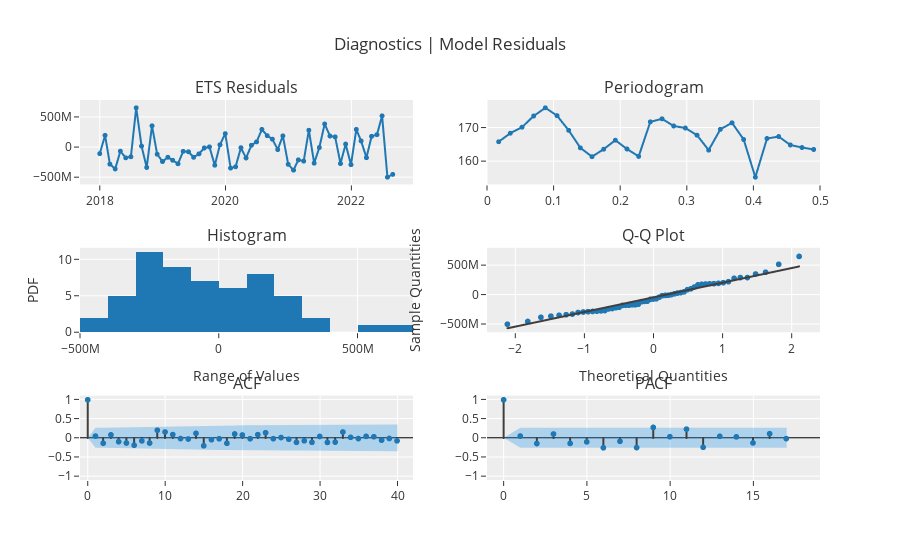

This figure's notebook cell:
### Code cell
plot_model(best, plot = 'diagnostics')

### Figure 1 — Plotly figure (JSON) as saved in the notebook; plotly's stock layout.template omitted (floating-point values rounded to 4 significant figures)
{"data": [{"line": {"color": "rgb(31, 119, 180)", "width": 2}, "marker": {"color": "rgb(31, 119, 180)", "size": 5}, "mode": "lines+markers", "name": "ETS", "showlegend": false, "type": "scattergl", "x": ["2018-01-01T00:00:00", "2018-02-01T00:00:00", "2018-03-01T00:00:00", "2018-04-01T00:00:00", "2018-05-01T00:00:00", "2018-06-01T00:00:00", "2018-07-01T00:00:00", "2018-08-01T00:00:00", "2018-09-01T00:00:00", "2018-10-01T00:00:00", "2018-11-01T00:00:00", "2018-12-01T00:00:00", "2019-01-01T00:00:00", "2019-02-01T00:00:00", "2019-03-01T00:00:00", "2019-04-01T00:00:00", "2019-05-01T00:00:00", "2019-06-01T00:00:00", "2019-07-01T00:00:00", "2019-08-01T00:00:00", "2019-09-01T00:00:00", "2019-10-01T00:00:00", "2019-11-01T00:00:00", "2019-12-01T00:00:00", "2020-01-01T00:00:00", "2020-02-01T00:00:00", "2020-03-01T00:00:00", "2020-04-01T00:00:00", "2020-05-01T00:00:00", "2020-06-01T00:00:00", "2020-07-01T00:00:00", "2020-08-01T00:00:00", "2020-09-01T00:00:00", "2020-10-01T00:00:00", "2020-11-01T00:00:00", "2020-12-01T00:00:00", "2021-01-01T00:00:00", "2021-02-01T00:00:00", "2021-03-01T00:00:00", "2021-04-01T00:00:00", "2021-05-01T00:00:00", "2021-06-01T00:00:00", "2021-07-01T00:00:00", "2021-08-01T00:00:00", "2021-09-01T00:00:00", "2021-10-01T00:00:00", "2021-11-01T00:00:00", "2021-12-01T00:00:00", "2022-01-01T00:00:00", "2022-02-01T00:00:00", "2022-03-01T00:00:00", "2022-04-01T00:00:00", "2022-05-01T00:00:00", "2022-06-01T00:00:00", "2022-07-01T00:00:00", "2022-08-01T00:00:00", "2022-09-01T00:00:00"], "xaxis": "x", "y": [-105200000.0, 199200000.0, -280200000.0, -360300000.0, -63730000.0, -175000000.0, -157700000.0, 659300000.0, 20750000.0, -335400000.0, 358800000.0, -115700000.0, -237200000.0, -166300000.0, -215600000.0, -274500000.0, -67470000.0, -74100000.0, -166700000.0, -108500000.0, -10720000.0, 7006000.0, -298400000.0, 42510000.0, 228100000.0, -346100000.0, -324400000.0, -6205000.0, -177500000.0, 34550000.0, 91210000.0, 298400000.0, 194400000.0, 135800000.0, -37160000.0, 191100000.0, -283700000.0, -380400000.0, -209400000.0, -229700000.0, 285200000.0, -264600000.0, -3649000.0, 389300000.0, 188200000.0, 173800000.0, -270900000.0, 53990000.0, -289500000.0, 298400000.0, 105900000.0, -173300000.0, 183400000.0, 210800000.0, 524900000.0, -498200000.0, -451200000.0], "yaxis": "y"}, {"hoverinfo": "text", "hovertext": ["Freq: 0.0175<br>Ampl: 165.8636<br>Time period: 57.0", "Freq: 0.0351<br>Ampl: 168.4153<br>Time period: 28.5", "Freq: 0.0526<br>Ampl: 170.2188<br>Time period: 19.0", "Freq: 0.0702<br>Ampl: 173.5682<br>Time period: 14.25", "Freq: 0.0877<br>Ampl: 176.0216<br>Time period: 11.4", "Freq: 0.1053<br>Ampl: 173.6825<br>Time period: 9.5", "Freq: 0.1228<br>Ampl: 169.2825<br>Time period: 8.1429", "Freq: 0.1404<br>Ampl: 164.0338<br>Time period: 7.125", "Freq: 0.1579<br>Ampl: 161.3961<br>Time period: 6.3333", "Freq: 0.1754<br>Ampl: 163.6239<br>Time period: 5.7", "Freq: 0.193<br>Ampl: 166.3221<br>Time period: 5.1818", "Freq: 0.2105<br>Ampl: 163.6845<br>Time period: 4.75", "Freq: 0.2281<br>Ampl: 161.4806<br>Time period: 4.3846", "Freq: 0.2456<br>Ampl: 171.822<br>Time period: 4.0714", "Freq: 0.2632<br>Ampl: 172.7288<br>Time period: 3.8", "Freq: 0.2807<br>Ampl: 170.5845<br>Time period: 3.5625", "Freq: 0.2982<br>Ampl: 169.9742<br>Time period: 3.3529", "Freq: 0.3158<br>Ampl: 167.8252<br>Time period: 3.1667", "Freq: 0.3333<br>Ampl: 163.3532<br>Time period: 3.0", "Freq: 0.3509<br>Ampl: 169.5713<br>Time period: 2.85", "Freq: 0.3684<br>Ampl: 171.5286<br>Time period: 2.7143", "Freq: 0.386<br>Ampl: 166.5278<br>Time period: 2.5909", "Freq: 0.4035<br>Ampl: 155.2484<br>Time period: 2.4783", "Freq: 0.4211<br>Ampl: 166.8305<br>Time period: 2.375", "Freq: 0.4386<br>Ampl: 167.4088<br>Time period: 2.28", "Freq: 0.4561<br>Ampl: 164.8998<br>Time period: 2.1923", "Freq: 0.4737<br>Ampl: 164.1309<br>Time period: 2.1111", "Freq: 0.4912<br>Ampl: 163.5501<br>Time period: 2.0357"], "line": {"color": "#1f77b4", "width": 2}, "marker": {"size": 5}, "mode": "lines+markers", "name": "ETS", "showlegend": false, "type": "scattergl", "x": [0.01754, 0.03509, 0.05263, 0.07018, 0.08772, 0.1053, 0.1228, 0.1404, 0.1579, 0.1754, 0.193, 0.2105, 0.2281, 0.2456, 0.2632, 0.2807, 0.2982, 0.3158, 0.3333, 0.3509, 0.3684, 0.386, 0.4035, 0.4211, 0.4386, 0.4561, 0.4737, 0.4912], "xaxis": "x2", "y": [165.9, 168.4, 170.2, 173.6, 176.0, 173.7, 169.3, 164.0, 161.4, 163.6, 166.3, 163.7, 161.5, 171.8, 172.7, 170.6, 170.0, 167.8, 163.4, 169.6, 171.5, 166.5, 155.2, 166.8, 167.4, 164.9, 164.1, 163.6], "yaxis": "y2"}, {"alignmentgroup": "True", "bingroup": "x", "hovertemplate": "variable=ETS<br>value=%{x}<br>count=%{y}<extra></extra>", "legendgroup": "ETS", "marker": {"color": "#1f77b4", "pattern": {"shape": ""}}, "name": "ETS", "offsetgroup": "ETS", "orientation": "v", "showlegend": false, "type": "histogram", "x": [-105200000.0, 199200000.0, -280200000.0, -360300000.0, -63730000.0, -175000000.0, -157700000.0, 659300000.0, 20750000.0, -335400000.0, 358800000.0, -115700000.0, -237200000.0, -166300000.0, -215600000.0, -274500000.0, -67470000.0, -74100000.0, -166700000.0, -108500000.0, -10720000.0, 7006000.0, -298400000.0, 42510000.0, 228100000.0, -346100000.0, -324400000.0, -6205000.0, -177500000.0, 34550000.0, 91210000.0, 298400000.0, 194400000.0, 135800000.0, -37160000.0, 191100000.0, -283700000.0, -380400000.0, -209400000.0, -229700000.0, 285200000.0, -264600000.0, -3649000.0, 389300000.0, 188200000.0, 173800000.0, -270900000.0, 53990000.0, -289500000.0, 298400000.0, 105900000.0, -173300000.0, 183400000.0, 210800000.0, 524900000.0, -498200000.0, -451200000.0], "xaxis": "x3", "yaxis": "y3"}, {"marker": {"color": "#1f77b4"}, "mode": "markers", "name": "ETS", "showlegend": false, "type": "scattergl", "x": [-2.114, -1.819, -1.628, -1.484, -1.364, -1.262, -1.172, -1.09, -1.014, -0.9447, -0.8792, -0.8172, -0.7583, -0.7019, -0.6476, -0.5952, -0.5443, -0.4949, -0.4466, -0.3993, -0.3529, -0.3073, -0.2623, -0.2178, -0.1737, -0.13, -0.08654, -0.04323, 0, 0.04323, 0.08654, 0.13, 0.1737, 0.2178, 0.2623, 0.3073, 0.3529, 0.3993, 0.4466, 0.4949, 0.5443, 0.5952, 0.6476, 0.7019, 0.7583, 0.8172, 0.8792, 0.9447, 1.014, 1.09, 1.172, 1.262, 1.364, 1.484, 1.628, 1.819, 2.114], "xaxis": "x4", "y": [-498200000.0, -451200000.0, -380400000.0, -360300000.0, -346100000.0, -335400000.0, -324400000.0, -298400000.0, -289500000.0, -283700000.0, -280200000.0, -274500000.0, -270900000.0, -264600000.0, -237200000.0, -229700000.0, -215600000.0, -209400000.0, -177500000.0, -175000000.0, -173300000.0, -166700000.0, -166300000.0, -157700000.0, -115700000.0, -108500000.0, -105200000.0, -74100000.0, -67470000.0, -63730000.0, -37160000.0, -10720000.0, -6205000.0, -3649000.0, 7006000.0, 20750000.0, 34550000.0, 42510000.0, 53990000.0, 91210000.0, 105900000.0, 135800000.0, 173800000.0, 183400000.0, 188200000.0, 191100000.0, 194400000.0, 199200000.0, 210800000.0, 228100000.0, 285200000.0, 298400000.0, 298400000.0, 358800000.0, 389300000.0, 524900000.0, 659300000.0], "yaxis": "y4"}, {"line": {"color": "#3f3f3f"}, "mode": "lines", "name": "ETS", "showlegend": false, "type": "scattergl", "x": [-2.114, -1.819, -1.628, -1.484, -1.364, -1.262, -1.172, -1.09, -1.014, -0.9447, -0.8792, -0.8172, -0.7583, -0.7019, -0.6476, -0.5952, -0.5443, -0.4949, -0.4466, -0.3993, -0.3529, -0.3073, -0.2623, -0.2178, -0.1737, -0.13, -0.08654, -0.04323, 0, 0.04323, 0.08654, 0.13, 0.1737, 0.2178, 0.2623, 0.3073, 0.3529, 0.3993, 0.4466, 0.4949, 0.5443, 0.5952, 0.6476, 0.7019, 0.7583, 0.8172, 0.8792, 0.9447, 1.014, 1.09, 1.172, 1.262, 1.364, 1.484, 1.628, 1.819, 2.114], "xaxis": "x4", "y": [-567800000.0, -494000000.0, -446500000.0, -410300000.0, -380600000.0, -355100000.0, -332500000.0, -312000000.0, -293300000.0, -275800000.0, -259500000.0, -244000000.0, -229300000.0, -215200000.0, -201700000.0, -188600000.0, -175900000.0, -163600000.0, -151500000.0, -139700000.0, -128200000.0, -116800000.0, -105500000.0, -94430000.0, -83430000.0, -72520000.0, -61670000.0, -50860000.0, -40070000.0, -29280000.0, -18470000.0, -7617000.0, 3295000.0, 14290000.0, 25390000.0, 36630000.0, 48020000.0, 59600000.0, 71390000.0, 83440000.0, 95790000.0, 108500000.0, 121600000.0, 135100000.0, 149200000.0, 163900000.0, 179400000.0, 195700000.0, 213100000.0, 231900000.0, 252300000.0, 274900000.0, 300500000.0, 330200000.0, 366300000.0, 413800000.0, 487600000.0], "yaxis": "y4"}, {"line": {"color": "#3f3f3f"}, "mode": "lines", "name": "ACF", "showlegend": false, "type": "scattergl", "x": [0, 0], "xaxis": "x5", "y": [0, 1], "yaxis": "y5"}, {"line": {"color": "#3f3f3f"}, "mode": "lines", "name": "ACF", "showlegend": false, "type": "scattergl", "x": [1, 1], "xaxis": "x5", "y": [0, 0.04991], "yaxis": "y5"}, {"line": {"color": "#3f3f3f"}, "mode": "lines", "name": "ACF", "showlegend": false, "type": "scattergl", "x": [2, 2], "xaxis": "x5", "y": [0, -0.1367], "yaxis": "y5"}, {"line": {"color": "#3f3f3f"}, "mode": "lines", "name": "ACF", "showlegend": false, "type": "scattergl", "x": [3, 3], "xaxis": "x5", "y": [0, 0.08224], "yaxis": "y5"}, {"line": {"color": "#3f3f3f"}, "mode": "lines", "name": "ACF", "showlegend": false, "type": "scattergl", "x": [4, 4], "xaxis": "x5", "y": [0, -0.0963], "yaxis": "y5"}, {"line": {"color": "#3f3f3f"}, "mode": "lines", "name": "ACF", "showlegend": false, "type": "scattergl", "x": [5, 5], "xaxis": "x5", "y": [0, -0.1308], "yaxis": "y5"}, {"line": {"color": "#3f3f3f"}, "mode": "lines", "name": "ACF", "showlegend": false, "type": "scattergl", "x": [6, 6], "xaxis": "x5", "y": [0, -0.1893], "yaxis": "y5"}, {"line": {"color": "#3f3f3f"}, "mode": "lines", "name": "ACF", "showlegend": false, "type": "scattergl", "x": [7, 7], "xaxis": "x5", "y": [0, -0.07608], "yaxis": "y5"}, {"line": {"color": "#3f3f3f"}, "mode": "lines", "name": "ACF", "showlegend": false, "type": "scattergl", "x": [8, 8], "xaxis": "x5", "y": [0, -0.132], "yaxis": "y5"}, {"line": {"color": "#3f3f3f"}, "mode": "lines", "name": "ACF", "showlegend": false, "type": "scattergl", "x": [9, 9], "xaxis": "x5", "y": [0, 0.202], "yaxis": "y5"}, {"line": {"color": "#3f3f3f"}, "mode": "lines", "name": "ACF", "showlegend": false, "type": "scattergl", "x": [10, 10], "xaxis": "x5", "y": [0, 0.1568], "yaxis": "y5"}, {"line": {"color": "#3f3f3f"}, "mode": "lines", "name": "ACF", "showlegend": false, "type": "scattergl", "x": [11, 11], "xaxis": "x5", "y": [0, 0.08938], "yaxis": "y5"}, {"line": {"color": "#3f3f3f"}, "mode": "lines", "name": "ACF", "showlegend": false, "type": "scattergl", "x": [12, 12], "xaxis": "x5", "y": [0, -0.01486], "yaxis": "y5"}, {"line": {"color": "#3f3f3f"}, "mode": "lines", "name": "ACF", "showlegend": false, "type": "scattergl", "x": [13, 13], "xaxis": "x5", "y": [0, -0.02634], "yaxis": "y5"}, {"line": {"color": "#3f3f3f"}, "mode": "lines", "name": "ACF", "showlegend": false, "type": "scattergl", "x": [14, 14], "xaxis": "x5", "y": [0, 0.121], "yaxis": "y5"}, {"line": {"color": "#3f3f3f"}, "mode": "lines", "name": "ACF", "showlegend": false, "type": "scattergl", "x": [15, 15], "xaxis": "x5", "y": [0, -0.2039], "yaxis": "y5"}, {"line": {"color": "#3f3f3f"}, "mode": "lines", "name": "ACF", "showlegend": false, "type": "scattergl", "x": [16, 16], "xaxis": "x5", "y": [0, -0.04396], "yaxis": "y5"}, {"line": {"color": "#3f3f3f"}, "mode": "lines", "name": "ACF", "showlegend": false, "type": "scattergl", "x": [17, 17], "xaxis": "x5", "y": [0, -0.02014], "yaxis": "y5"}, {"line": {"color": "#3f3f3f"}, "mode": "lines", "name": "ACF", "showlegend": false, "type": "scattergl", "x": [18, 18], "xaxis": "x5", "y": [0, -0.1384], "yaxis": "y5"}, {"line": {"color": "#3f3f3f"}, "mode": "lines", "name": "ACF", "showlegend": false, "type": "scattergl", "x": [19, 19], "xaxis": "x5", "y": [0, 0.1053], "yaxis": "y5"}, {"line": {"color": "#3f3f3f"}, "mode": "lines", "name": "ACF", "showlegend": false, "type": "scattergl", "x": [20, 20], "xaxis": "x5", "y": [0, 0.07845], "yaxis": "y5"}, {"line": {"color": "#3f3f3f"}, "mode": "lines", "name": "ACF", "showlegend": false, "type": "scattergl", "x": [21, 21], "xaxis": "x5", "y": [0, -0.01789], "yaxis": "y5"}, {"line": {"color": "#3f3f3f"}, "mode": "lines", "name": "ACF", "showlegend": false, "type": "scattergl", "x": [22, 22], "xaxis": "x5", "y": [0, 0.08832], "yaxis": "y5"}, {"line": {"color": "#3f3f3f"}, "mode": "lines", "name": "ACF", "showlegend": false, "type": "scattergl", "x": [23, 23], "xaxis": "x5", "y": [0, 0.1377], "yaxis": "y5"}, {"line": {"color": "#3f3f3f"}, "mode": "lines", "name": "ACF", "showlegend": false, "type": "scattergl", "x": [24, 24], "xaxis": "x5", "y": [0, -0.01815], "yaxis": "y5"}, {"line": {"color": "#3f3f3f"}, "mode": "lines", "name": "ACF", "showlegend": false, "type": "scattergl", "x": [25, 25], "xaxis": "x5", "y": [0, 0.01231], "yaxis": "y5"}, {"line": {"color": "#3f3f3f"}, "mode": "lines", "name": "ACF", "showlegend": false, "type": "scattergl", "x": [26, 26], "xaxis": "x5", "y": [0, -0.03221], "yaxis": "y5"}, {"line": {"color": "#3f3f3f"}, "mode": "lines", "name": "ACF", "showlegend": false, "type": "scattergl", "x": [27, 27], "xaxis": "x5", "y": [0, -0.1133], "yaxis": "y5"}, {"line": {"color": "#3f3f3f"}, "mode": "lines", "name": "ACF", "showlegend": false, "type": "scattergl", "x": [28, 28], "xaxis": "x5", "y": [0, -0.07288], "yaxis": "y5"}, {"line": {"color": "#3f3f3f"}, "mode": "lines", "name": "ACF", "showlegend": false, "type": "scattergl", "x": [29, 29], "xaxis": "x5", "y": [0, -0.1139], "yaxis": "y5"}, {"line": {"color": "#3f3f3f"}, "mode": "lines", "name": "ACF", "showlegend": false, "type": "scattergl", "x": [30, 30], "xaxis": "x5", "y": [0, 0.03977], "yaxis": "y5"}, {"line": {"color": "#3f3f3f"}, "mode": "lines", "name": "ACF", "showlegend": false, "type": "scattergl", "x": [31, 31], "xaxis": "x5", "y": [0, -0.1161], "yaxis": "y5"}, {"line": {"color": "#3f3f3f"}, "mode": "lines", "name": "ACF", "showlegend": false, "type": "scattergl", "x": [32, 32], "xaxis": "x5", "y": [0, -0.1082], "yaxis": "y5"}, {"line": {"color": "#3f3f3f"}, "mode": "lines", "name": "ACF", "showlegend": false, "type": "scattergl", "x": [33, 33], "xaxis": "x5", "y": [0, 0.1568], "yaxis": "y5"}, {"line": {"color": "#3f3f3f"}, "mode": "lines", "name": "ACF", "showlegend": false, "type": "scattergl", "x": [34, 34], "xaxis": "x5", "y": [0, 0.01734], "yaxis": "y5"}, {"line": {"color": "#3f3f3f"}, "mode": "lines", "name": "ACF", "showlegend": false, "type": "scattergl", "x": [35, 35], "xaxis": "x5", "y": [0, -0.01447], "yaxis": "y5"}, {"line": {"color": "#3f3f3f"}, "mode": "lines", "name": "ACF", "showlegend": false, "type": "scattergl", "x": [36, 36], "xaxis": "x5", "y": [0, 0.04255], "yaxis": "y5"}, {"line": {"color": "#3f3f3f"}, "mode": "lines", "name": "ACF", "showlegend": false, "type": "scattergl", "x": [37, 37], "xaxis": "x5", "y": [0, 0.03267], "yaxis": "y5"}, {"line": {"color": "#3f3f3f"}, "mode": "lines", "name": "ACF", "showlegend": false, "type": "scattergl", "x": [38, 38], "xaxis": "x5", "y": [0, -0.05672], "yaxis": "y5"}, {"line": {"color": "#3f3f3f"}, "mode": "lines", "name": "ACF", "showlegend": false, "type": "scattergl", "x": [39, 39], "xaxis": "x5", "y": [0, -0.01231], "yaxis": "y5"}, {"line": {"color": "#3f3f3f"}, "mode": "lines", "name": "ACF", "showlegend": false, "type": "scattergl", "x": [40, 40], "xaxis": "x5", "y": [0, -0.07477], "yaxis": "y5"}, {"marker": {"color": "#1f77b4", "size": 6}, "mode": "markers", "name": "ACF", "showlegend": false, "type": "scattergl", "x": [0, 1, 2, 3, 4, 5, 6, 7, 8, 9, 10, 11, 12, 13, 14, 15, 16, 17, 18, 19, 20, 21, 22, 23, 24, 25, 26, 27, 28, 29, 30, 31, 32, 33, 34, 35, 36, 37, 38, 39, 40], "xaxis": "x5", "y": [1, 0.04991, -0.1367, 0.08224, -0.0963, -0.1308, -0.1893, -0.07608, -0.132, 0.202, 0.1568, 0.08938, -0.01486, -0.02634, 0.121, -0.2039, -0.04396, -0.02014, -0.1384, 0.1053, 0.07845, -0.01789, 0.08832, 0.1377, -0.01815, 0.01231, -0.03221, -0.1133, -0.07288, -0.1139, 0.03977, -0.1161, -0.1082, 0.1568, 0.01734, -0.01447, 0.04255, 0.03267, -0.05672, -0.01231, -0.07477], "yaxis": "y5"}, {"line": {"color": "rgba(255,255,255,0)"}, "mode": "lines", "name": "UC", "showlegend": false, "type": "scatter", "x": [0, 1, 2, 3, 4, 5, 6, 7, 8, 9, 10, 11, 12, 13, 14, 15, 16, 17, 18, 19, 20, 21, 22, 23, 24, 25, 26, 27, 28, 29, 30, 31, 32, 33, 34, 35, 36, 37, 38, 39, 40], "xaxis": "x5", "y": [0, 0.2596, 0.2602, 0.265, 0.2668, 0.2691, 0.2733, 0.282, 0.2834, 0.2875, 0.2969, 0.3025, 0.3042, 0.3043, 0.3044, 0.3077, 0.3166, 0.3171, 0.3171, 0.3212, 0.3235, 0.3248, 0.3249, 0.3265, 0.3304, 0.3304, 0.3305, 0.3307, 0.3333, 0.3343, 0.3369, 0.3373, 0.3399, 0.3423, 0.3471, 0.3471, 0.3472, 0.3475, 0.3477, 0.3483, 0.3484], "yaxis": "y5"}, {"fill": "tonexty", "fillcolor": "rgba(32, 146, 230,0.3)", "line": {"color": "rgba(255,255,255,0)"}, "mode": "lines", "name": "LC", "showlegend": false, "type": "scatter", "x": [0, 1, 2, 3, 4, 5, 6, 7, 8, 9, 10, 11, 12, 13, 14, 15, 16, 17, 18, 19, 20, 21, 22, 23, 24, 25, 26, 27, 28, 29, 30, 31, 32, 33, 34, 35, 36, 37, 38, 39, 40], "xaxis": "x5", "y": [0, -0.2596, -0.2602, -0.265, -0.2668, -0.2691, -0.2733, -0.282, -0.2834, -0.2875, -0.2969, -0.3025, -0.3042, -0.3043, -0.3044, -0.3077, -0.3166, -0.3171, -0.3171, -0.3212, -0.3235, -0.3248, -0.3249, -0.3265, -0.3304, -0.3304, -0.3305, -0.3307, -0.3333, -0.3343, -0.3369, -0.3373, -0.3399, -0.3423, -0.3471, -0.3471, -0.3472, -0.3475, -0.3477, -0.3483, -0.3484], "yaxis": "y5"}, {"line": {"color": "#3f3f3f"}, "mode": "lines", "name": "PACF", "showlegend": false, "type": "scattergl", "x": [0, 0], "xaxis": "x6", "y": [0, 1], "yaxis": "y6"}, {"line": {"color": "#3f3f3f"}, "mode": "lines", "name": "PACF", "showlegend": false, "type": "scattergl", "x": [1, 1], "xaxis": "x6", "y": [0, 0.0508], "yaxis": "y6"}, {"line": {"color": "#3f3f3f"}, "mode": "lines", "name": "PACF", "showlegend": false, "type": "scattergl", "x": [2, 2], "xaxis": "x6", "y": [0, -0.1446], "yaxis": "y6"}, {"line": {"color": "#3f3f3f"}, "mode": "lines", "name": "PACF", "showlegend": false, "type": "scattergl", "x": [3, 3], "xaxis": "x6", "y": [0, 0.1049], "yaxis": "y6"}, {"line": {"color": "#3f3f3f"}, "mode": "lines", "name": "PACF", "showlegend": false, "type": "scattergl", "x": [4, 4], "xaxis": "x6", "y": [0, -0.1414], "yaxis": "y6"}, {"line": {"color": "#3f3f3f"}, "mode": "lines", "name": "PACF", "showlegend": false, "type": "scattergl", "x": [5, 5], "xaxis": "x6", "y": [0, -0.1012], "yaxis": "y6"}, {"line": {"color": "#3f3f3f"}, "mode": "lines", "name": "PACF", "showlegend": false, "type": "scattergl", "x": [6, 6], "xaxis": "x6", "y": [0, -0.2559], "yaxis": "y6"}, {"line": {"color": "#3f3f3f"}, "mode": "lines", "name": "PACF", "showlegend": false, "type": "scattergl", "x": [7, 7], "xaxis": "x6", "y": [0, -0.08604], "yaxis": "y6"}, {"line": {"color": "#3f3f3f"}, "mode": "lines", "name": "PACF", "showlegend": false, "type": "scattergl", "x": [8, 8], "xaxis": "x6", "y": [0, -0.251], "yaxis": "y6"}, {"line": {"color": "#3f3f3f"}, "mode": "lines", "name": "PACF", "showlegend": false, "type": "scattergl", "x": [9, 9], "xaxis": "x6", "y": [0, 0.2778], "yaxis": "y6"}, {"line": {"color": "#3f3f3f"}, "mode": "lines", "name": "PACF", "showlegend": false, "type": "scattergl", "x": [10, 10], "xaxis": "x6", "y": [0, 0.03392], "yaxis": "y6"}, {"line": {"color": "#3f3f3f"}, "mode": "lines", "name": "PACF", "showlegend": false, "type": "scattergl", "x": [11, 11], "xaxis": "x6", "y": [0, 0.2313], "yaxis": "y6"}, {"line": {"color": "#3f3f3f"}, "mode": "lines", "name": "PACF", "showlegend": false, "type": "scattergl", "x": [12, 12], "xaxis": "x6", "y": [0, -0.2433], "yaxis": "y6"}, {"line": {"color": "#3f3f3f"}, "mode": "lines", "name": "PACF", "showlegend": false, "type": "scattergl", "x": [13, 13], "xaxis": "x6", "y": [0, 0.04505], "yaxis": "y6"}, {"line": {"color": "#3f3f3f"}, "mode": "lines", "name": "PACF", "showlegend": false, "type": "scattergl", "x": [14, 14], "xaxis": "x6", "y": [0, 0.02939], "yaxis": "y6"}, {"line": {"color": "#3f3f3f"}, "mode": "lines", "name": "PACF", "showlegend": false, "type": "scattergl", "x": [15, 15], "xaxis": "x6", "y": [0, -0.1297], "yaxis": "y6"}, {"line": {"color": "#3f3f3f"}, "mode": "lines", "name": "PACF", "showlegend": false, "type": "scattergl", "x": [16, 16], "xaxis": "x6", "y": [0, 0.111], "yaxis": "y6"}, {"line": {"color": "#3f3f3f"}, "mode": "lines", "name": "PACF", "showlegend": false, "type": "scattergl", "x": [17, 17], "xaxis": "x6", "y": [0, -0.01629], "yaxis": "y6"}, {"marker": {"color": "#1f77b4", "size": 6}, "mode": "markers", "name": "PACF", "showlegend": false, "type": "scattergl", "x": [0, 1, 2, 3, 4, 5, 6, 7, 8, 9, 10, 11, 12, 13, 14, 15, 16, 17], "xaxis": "x6", "y": [1, 0.0508, -0.1446, 0.1049, -0.1414, -0.1012, -0.2559, -0.08604, -0.251, 0.2778, 0.03392, 0.2313, -0.2433, 0.04505, 0.02939, -0.1297, 0.111, -0.01629], "yaxis": "y6"}, {"line": {"color": "rgba(255,255,255,0)"}, "mode": "lines", "name": "UC", "showlegend": false, "type": "scatter", "x": [0, 1, 2, 3, 4, 5, 6, 7, 8, 9, 10, 11, 12, 13, 14, 15, 16, 17], "xaxis": "x6", "y": [0, 0.2596, 0.2596, 0.2596, 0.2596, 0.2596, 0.2596, 0.2596, 0.2596, 0.2596, 0.2596, 0.2596, 0.2596, 0.2596, 0.2596, 0.2596, 0.2596, 0.2596], "yaxis": "y6"}, {"fill": "tonexty", "fillcolor": "rgba(32, 146, 230,0.3)", "line": {"color": "rgba(255,255,255,0)"}, "mode": "lines", "name": "LC", "showlegend": false, "type": "scatter", "x": [0, 1, 2, 3, 4, 5, 6, 7, 8, 9, 10, 11, 12, 13, 14, 15, 16, 17], "xaxis": "x6", "y": [0, -0.2596, -0.2596, -0.2596, -0.2596, -0.2596, -0.2596, -0.2596, -0.2596, -0.2596, -0.2596, -0.2596, -0.2596, -0.2596, -0.2596, -0.2596, -0.2596, -0.2596], "yaxis": "y6"}], "layout": {"annotations": [{"font": {"size": 16}, "showarrow": false, "text": "ETS Residuals", "x": 0.225, "xanchor": "center", "xref": "paper", "y": 1.0, "yanchor": "bottom", "yref": "paper"}, {"font": {"size": 16}, "showarrow": false, "text": "Periodogram", "x": 0.775, "xanchor": "center", "xref": "paper", "y": 1.0, "yanchor": "bottom", "yref": "paper"}, {"font": {"size": 16}, "showarrow": false, "text": "Histogram", "x": 0.225, "xanchor": "center", "xref": "paper", "y": 0.6111, "yanchor": "bottom", "yref": "paper"}, {"font": {"size": 16}, "showarrow": false, "text": "Q-Q Plot", "x": 0.775, "xanchor": "center", "xref": "paper", "y": 0.6111, "yanchor": "bottom", "yref": "paper"}, {"font": {"size": 16}, "showarrow": false, "text": "ACF", "x": 0.225, "xanchor": "center", "xref": "paper", "y": 0.2222, "yanchor": "bottom", "yref": "paper"}, {"font": {"size": 16}, "showarrow": false, "text": "PACF", "x": 0.775, "xanchor": "center", "xref": "paper", "y": 0.2222, "yanchor": "bottom", "yref": "paper"}], "showlegend": false, "title": {"text": "Diagnostics | Model Residuals"}, "xaxis": {"anchor": "y", "domain": [0, 0.45]}, "xaxis2": {"anchor": "y2", "domain": [0.55, 1], "range": [0, 0.5]}, "xaxis3": {"anchor": "y3", "domain": [0, 0.45], "title": {"text": "Range of Values"}}, "xaxis4": {"anchor": "y4", "domain": [0.55, 1], "title": {"text": "Theoretical Quantities"}}, "xaxis5": {"anchor": "y5", "domain": [0, 0.45], "range": [-1, 42]}, "xaxis6": {"anchor": "y6", "domain": [0.55, 1], "range": [-1, 19]}, "yaxis": {"anchor": "x", "domain": [0.7778, 1]}, "yaxis2": {"anchor": "x2", "domain": [0.7778, 1]}, "yaxis3": {"anchor": "x3", "domain": [0.3889, 0.6111], "title": {"text": "PDF"}}, "yaxis4": {"anchor": "x4", "domain": [0.3889, 0.6111], "title": {"text": "Sample Quantities"}}, "yaxis5": {"anchor": "x5", "domain": [0, 0.2222], "range": [-1.1, 1.1], "zerolinecolor": "#000000"}, "yaxis6": {"anchor": "x6", "domain": [0, 0.2222], "range": [-1.1, 1.1], "zerolinecolor": "#000000"}}}
